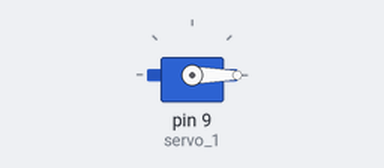
Bench run of a sketch on a simulated Arduino Uno, built with avr-gcc and run on an emulated ATmega328P. On the bench: servo.

Above: at 0.05 s.
At 4.25 s:
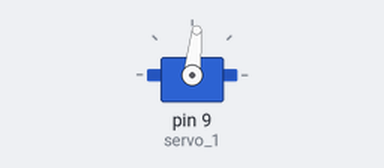
At 8.55 s:
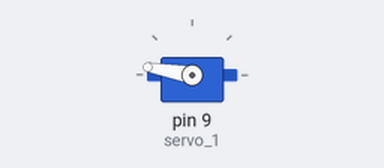
At 17.05 s:
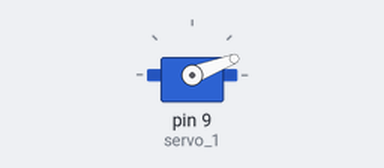
Timing chart, 0 to 23.6 s (numbered marks = the images above):
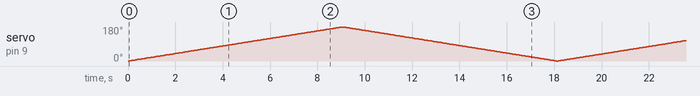

The sketch:

Training_class_10_servo_motor_.ino
```cpp
#include<Servo.h>
Servo servo_1;    //Object of heder file.

void setup() {
servo_1.attach(9);   // PWM pin.
/*servo_1.write(0);
servo_1.write(30);
servo_1.write(60);
servo_1.write(90);
servo_1.write(180);
servo_1.write(0);
*/}

/*void loop() {
  servo_1.write(0);
  delay(50);
servo_1.write(30);
  delay(50);
servo_1.write(60);
  delay(50);
servo_1.write(90);
  delay(50);
servo_1.write(180);
  delay(50);
servo_1.write(0);
  delay(50);
}*/

void loop(){
  int i,j;
  for (i=0; i<=180; i++)
  {
    servo_1.write(i);
    delay(50);
  }
  for (i=180; i>=0; i--)
  {
    servo_1.write(i);
    delay(50);
  }

}
```
